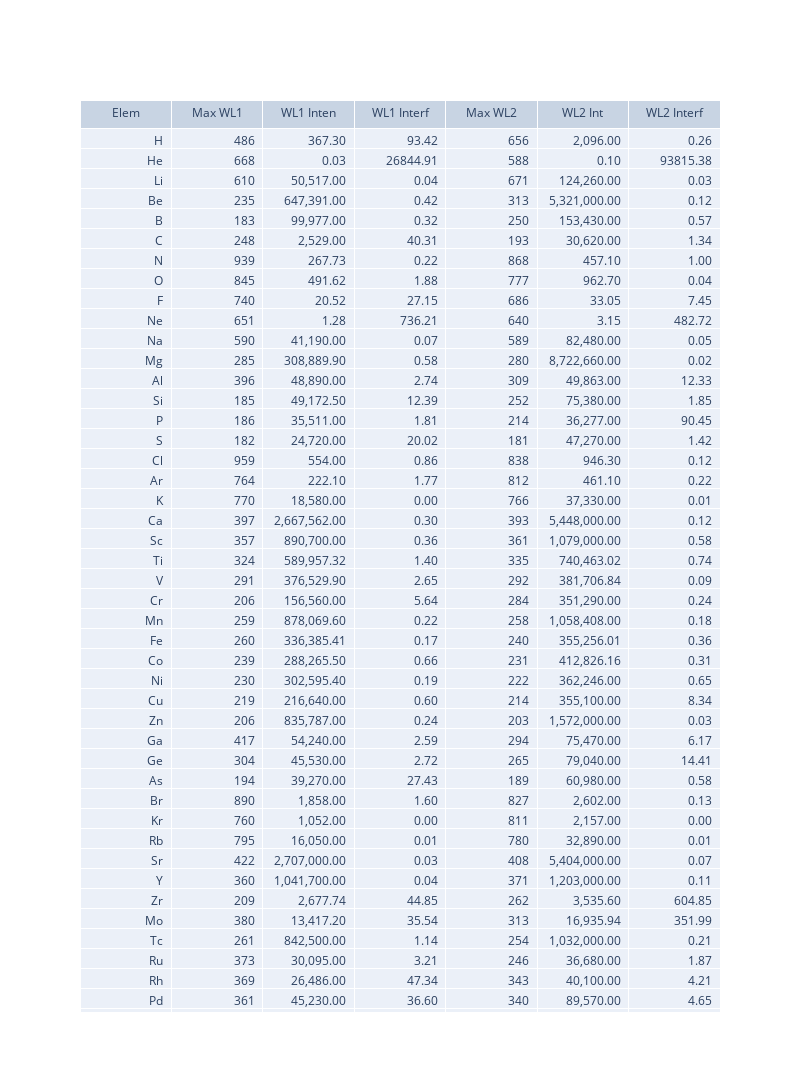

Notebook code cell kept with this figure:
### Code cell
#Make a table of this data with relevant wavelengths for every element
#Each data row will contain [el_sym, wl_1, wl_1_int, wl1_pct_intfc, wl_2, wl_2_int,wl2_pct_intfc]
#plotly takes data in column form
el_col = []
wl1_col = []
wl1_int_col = []
wl1_pct_intfc = []
wl2_col = []
wl2_int_col =[]
wl2_pct_intfc = []
for el in avail_elem:
    el_col.append(el)
    #find the two max intensity wavelengths
    el_ind = el_index[el]
    max_2ind = np.argpartition(el_lines[el_ind],-2)[-2:]
    wl1_col.append(wave[max_2ind][0])
    wl2_col.append(wave[max_2ind][1])
    wl1_int_col.append(f'{el_lines[el_ind][max_2ind][0]:,.2f}')
    wl2_int_col.append(f'{el_lines[el_ind][max_2ind][1]:,.2f}')
    #get additive spectrum of all other lines without this element
    el_others = all_lines - el_lines[el_ind]
    line_intc = el_others[max_2ind] / el_lines[el_ind][max_2ind]
    wl1_pct_intfc.append(f'{line_intc[0]:.2f}')
    wl2_pct_intfc.append(f'{line_intc[1]:.2f}')

tab_head = ['Elem','Max WL1','WL1 Inten', 'WL1 Interf', 'Max WL2','WL2 Int','WL2 Interf']

fig = go.Figure(data=[go.Table(header=dict(values=tab_head),
        cells=dict(values=[el_col, wl1_col, wl1_int_col, wl1_pct_intfc, wl2_col, wl2_int_col, wl2_pct_intfc],align='right'))])

fig.update_layout(width=800, height=1900)
                    
fig.show()

### Figure 1 — Plotly figure (JSON) as saved in the notebook; plotly's stock layout.template omitted (floating-point values rounded to 4 significant figures; data arrays with more than 128 entries replaced by an {"elided": "..."} marker saying what was removed)
{"data": [{"cells": {"align": "right", "values": {"elided": "7x80 mixed values"}}, "header": {"values": ["Elem", "Max WL1", "WL1 Inten", "WL1 Interf", "Max WL2", "WL2 Int", "WL2 Interf"]}, "type": "table"}], "layout": {"height": 1900, "width": 800}}
